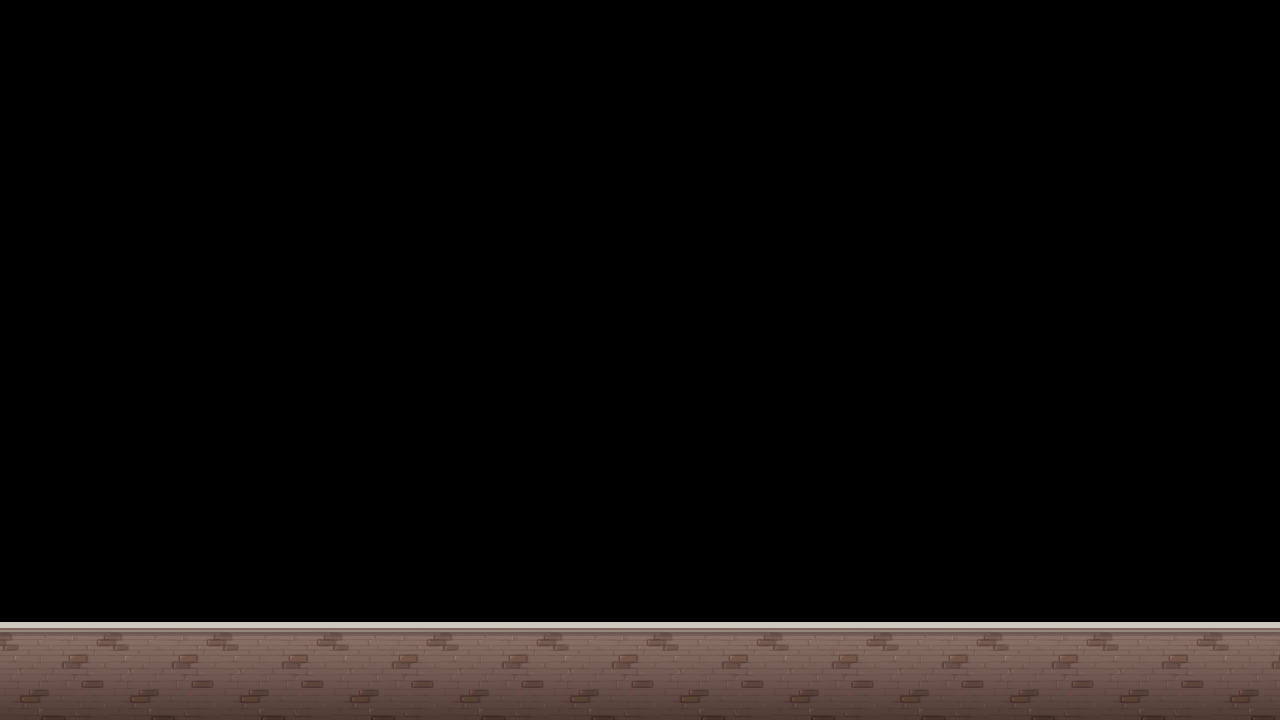

This is a level from a 2D game, rendered from its Tiled map with the project's own tilesets. A one-line summary and the map file follow, with tile-layer data summarised:
An orthogonal 64x36 tile map with 20x20 px tiles, 1 tile layer (Tile Layer 1).

<map version="1.0" orientation="orthogonal" width="64" height="36" tilewidth="20" tileheight="20">
 <tileset firstgid="1" name="test_tile2" tilewidth="20" tileheight="20">
  <image source="test_tile2.png" width="1280" height="720" />
 </tileset>
 <layer name="Tile Layer 1" width="64" height="36">
  <data>[2304 cells, 2300 non-empty, 2237 distinct tile ids]</data>
 </layer>
</map>
